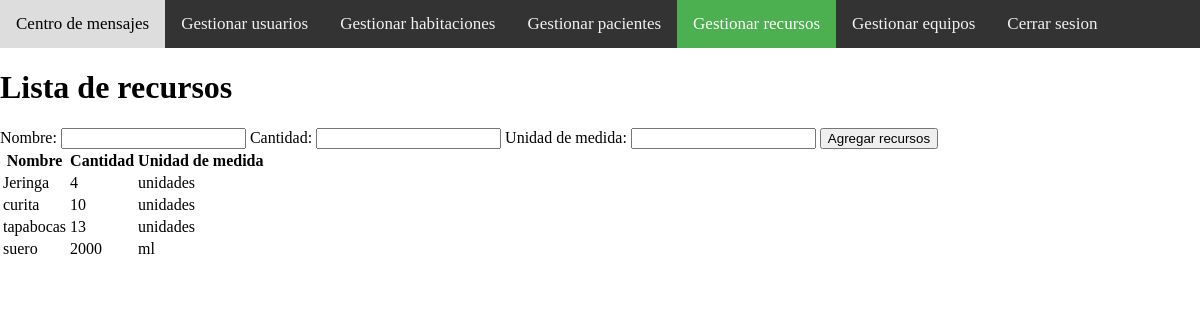
The app's page /src/views/recurso/gestionar.php (signed in) with its own data.
### tables this page shows
CREATE TABLE `recursos` (
  `id` int(11) NOT NULL,
  `nombre` varchar(45) NOT NULL,
  `unidad_medida` varchar(45) NOT NULL,
  `cantidad` double NOT NULL
);

### src/services/RecursoService.php (called while the page is built, shortened)
<?php
    include_once dirname(__DIR__).'../model/DB.php';
    include_once dirname(__DIR__).'../model/Recurso.php';
    class RecursoService{
        public function getAll(){
            $recursos = [];
            $db = new DB();
            $db->connect();
            $resultado = $db->query("SELECT * FROM Recursos ORDER BY cantidad ASC");
            while( $fila = mysqli_fetch_array($resultado) ){
                $recurso = new Recurso($fila['id'],$fila['nombre'],$fila['unidad_medida'],$fila['cantidad']);
                array_push($recursos, $recurso);
            }
            return $recursos;
        }
    }
?>

### src/model/DB.php (called while the page is built, shortened)
<?php
    class DB{
        private $connection;
        public function connect(){
            $con = mysqli_connect(HOST_DB,USUARIO_DB,USUARIO_PASS, NOMBRE_DB);
            if( mysqli_connect_errno()){
                throw new Exception ('Error en la conexion: '.mysqli_connect_error());
            }else{
                $this->connection = $con;
            }
        }
        public function query($query){
            $resultado = mysqli_query($this->connection, $query);
            return $resultado;
        }
    }
?>

### src/model/Recurso.php (called while the page is built, shortened)
<?php
    class Recurso{
        private $nombre;
        private $unidad_medida;
        private $cantidad;
        public function __construct($id, $nombre, $unidad_medida,$cantidad)
        {
            $this->nombre = $nombre;
            $this->unidad_medida = $unidad_medida;
            $this->cantidad = $cantidad;
        }
        public function getNombre(){
            return $this->nombre;
        }
        public function getUnidades(){
            return $this->unidad_medida;
        }
        public function getCantidad(){
            return $this->cantidad;
        }
    }
?>

### src/views/recurso/gestionar.php (the view, shortened to what this page needs)
<?php
    include_once '../../services/RecursoService.php';
    $recursoService = new RecursoService();
?>
<!DOCTYPE html>
<html lang="en">
<head>
    <link rel="stylesheet" href="../../resources/barra-navegacion.css">
</head>
<body>
<div class="topnav">
        <a href="../administrador/centro-mensajes.php">Centro de mensajes</a>
        <a href="../usuario/listado.php">Gestionar usuarios</a>
        <a href="../habitacion/habitaciones.php">Gestionar habitaciones</a>
        <a href="../paciente/pacientes.php">Gestionar pacientes</a>
        <a class="active" href="../recurso/gestionar.php">Gestionar recursos</a>
        <a href="../equipos/gestionar-equipos.php">Gestionar equipos</a>
        <a href="../usuario/logout.php" >Cerrar sesion</a>
</div>
    <h1>Lista de recursos</h1>
    <form method="POST" action="<?=$_SERVER['PHP_SELF'];?>">
        Nombre: <input type="text" name="nombre">
        Cantidad: <input type="number" name="cantidad">
        Unidad de medida: <input type="text" name="unidad">
        <input type="submit" value="Agregar recursos" name="btn">
    </form>
    <table class="table table-light">
        <thead class="thead-light">
            <tr>
                <th>Nombre</th>
                <th>Cantidad</th>
                <th>Unidad de medida</th>
            </tr>
        </thead>
        <tbody>
        <?php
            $recursos = $recursoService->getAll();
            $str_datos = "";
            foreach ($recursos as $i => $r) {
                $str_datos.= "<tr>";
                $str_datos.= "<td>".$r->getNombre()."</td>";
                $str_datos.= "<td>".$r->getCantidad()."</td>";
                $str_datos.= "<td>".$r->getUnidades()."</td>";
                $str_datos.= "</tr>";
            }
            echo $str_datos;
        ?>
        </tbody>
    </table>
</body>
</html>

### src/resources/barra-navegacion.css (style rules this page uses)
body { margin: 0; }
.topnav { overflow: hidden; background-color: #333; }
.topnav a { float: left; color: #f2f2f2; text-align: center; padding: 14px 16px; text-decoration: none; font-size: 17px; }
.topnav a.active { background-color: #4CAF50; color: white; }

### records on screen
recursos: nombre "Jeringa", cantidad "4", unidad_medida "unidades"
recursos: nombre "curita", cantidad "10", unidad_medida "unidades"
recursos: nombre "tapabocas", cantidad "13", unidad_medida "unidades"
recursos: nombre "suero", cantidad "2000", unidad_medida "ml"
